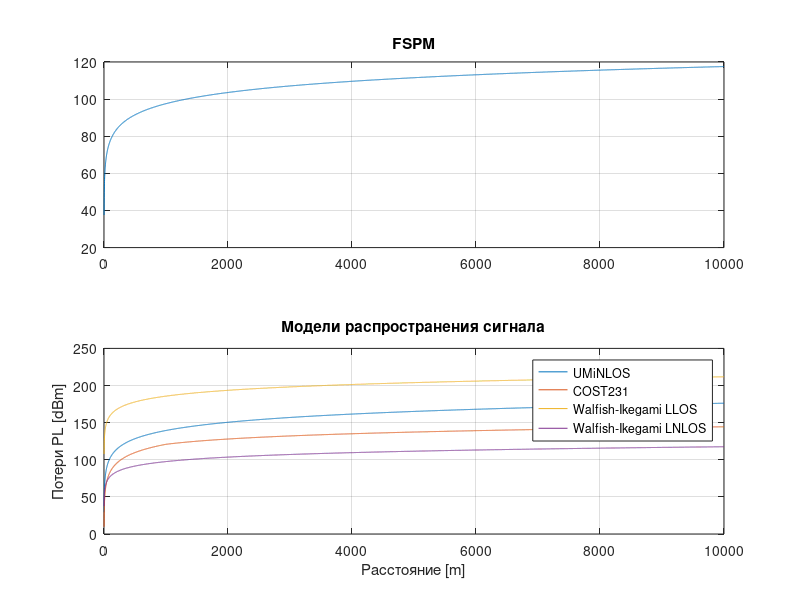
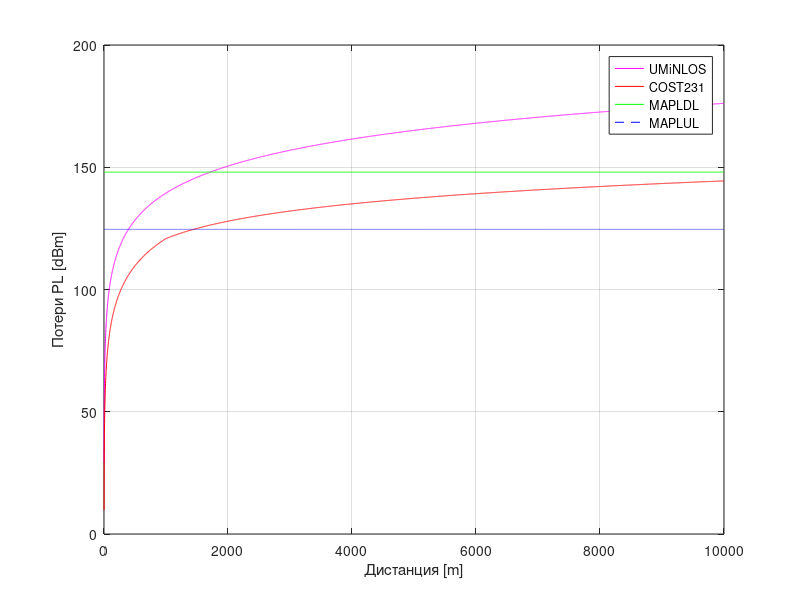

Here is the MATLAB script that generated these plots, in order: (Note: this script raises an error after producing the figures.)
TXpowerBS = 46; %[dBm]
TXpowerUE = 24; %[dBm]
AntGainBS = 21; %[dBi]
MIMOGain = 3;
FeederLoss = 2;
IM = 1; %[dB]
PenetrationM = 15;
f_Hz = 1.8e9; %[Hz]
f_MHz = 1800; %[MHz]
f_GHz = 1.8; %[GHz]
f_UL = 10e6; 
f_DL = 20e6; 
c = 3e8; %[m/s]
d = 0:1:9999; %[m]
A = 46.3;
B = 33.9;
hBS = 150; %[m]
hms = 10; %[m]
S = 100;
S_femto = 4;

%Рассчёт модели COST231
a = 3.2 * power(log10(11.75 * hms), 2) - 4.97;
Lclutter = 3;
%s = 1;
s = 47.88 + 13.9 * log10(f_MHz) - (13.9 * log10(hBS)/log10(50));

for x = 1:1:length(d)-1
    if x < 1000
        s (end + 1) = (47.88 + 13.9 * log10(f_MHz) - 13.9 * log10(hBS))/log10(50); %Для d < 1km
    else 
        s (end + 1) = 44.9 - 6.55 * log10(f_MHz); %Для d >= 1km
    end
end


COST231_PL = A + B * log10(f_MHz) - 13.82 * log10(hBS) - a + s .* log10(d/1000) + Lclutter;

%Рассчёт модели FSPM
FSPM_PL = 20 * log10((4 * pi * f_Hz * d)/c);

%Рассчёт модели UMiNLOS
UMiNLOS_PL = 26 * log10(f_GHz) + 22.7 + 36.7 * log10(d);

%Рассчёт Walfish-Ikegami LLOS и Walfish-Ikegami LNLOS
delta_h = 250;

L1_1 = 0;
b = 15; %Среднее расстояние между зданиями
w = 20; %Средняя ширина улиц

ka = 54 - 0.8 * ((hBS/1000) - delta_h) * 1/0.5;
for g = 1/1000:1/1000:(length(d)-1)/1000
    if g <= 0.5
        ka(end + 1) = 54 - 0.8 * (hBS/1000 - delta_h/1000) * g/0.5; %hBS <= delta_h and d <= 0.5
    else
        ka(end + 1) = 54 - 0.8 * (hBS/1000 - delta_h/1000);
    end
end

fi = 45;
kd = 19 - 15 * (hBS/1000 - delta_h)/delta_h; %hBS <= delta_h

kf = -4 + 0.7 * ((f_MHz/925)-1);
LLOS = 42.6 + 20 * log10(f_MHz) + 26 * log10(d);
L0 = 32.44 + 20 * log10(f_MHz) + 20 * log10(d/1000);
L1 = L1_1 + ka + kd * log10(d) + kf * log10(f_MHz) - 9 * log10(b);
L2 = -16.9 - 10 * log10(w) + 10 * log10(f_MHz) + 20 * log10(delta_h/1000 - hms/1000) - 10 + 0.354 * fi;

L3 = L1 + L2;

if L1 + L2 > 0
    LNLOS = L0 + L1 + L2;
else
    LNLOS = L0;
end

figure(1);
subplot(2, 1, 1);
plot(d, FSPM_PL);
title('FSPM');
grid();
subplot(2, 1, 2);
plot(d, UMiNLOS_PL, d, COST231_PL, d, LLOS, d, LNLOS);
title('Модели распространения сигнала');
%plot(d, FSPM_PL, d, LLOS);
%legend('FSPM', 'LLOS');
%plot(d, FSPM_PL, d, LNLOS);
%legend('FSPM', 'LNLOS');
grid();
ylabel('Потери PL [dBm]')
xlabel('Расстояние [m]')
legend('UMiNLOS', 'COST231', 'Walfish-Ikegami LLOS', 'Walfish-Ikegami LNLOS');

ThermalNoiseBS = -174 + 10 * log10(f_DL);
RxSensBS = 2.4 + ThermalNoiseBS + 4;
ThermalNoiseUE = -174 + 10 * log10(f_UL);
RxSensUE = 6 + ThermalNoiseUE + 2;

DL_MAPL = (TXpowerBS - FeederLoss + AntGainBS + MIMOGain - IM - PenetrationM - RxSensUE).*ones(1, length(d)); %[dB]
UL_MAPL = (TXpowerUE - FeederLoss + AntGainBS + MIMOGain - PenetrationM - IM - RxSensBS).*ones(1, length(d)); %[dB]

figure(2);
plot(d, UMiNLOS_PL, 'm', d, COST231_PL, 'r', d, DL_MAPL, 'g', d, UL_MAPL, '--b');
legend('UMiNLOS', 'COST231', 'MAPLDL', 'MAPLUL');
grid();
ylabel('Потери PL [dBm]');
xlabel('Дистанция [m]')

%Рассчёт радиуса покрытия базовой станции по модели COST231 для макро-сот
BS_Radius_COST = 0;
for z = 1:10:length(COST231_PL)
    if UL_MAPL(z) > COST231_PL(z)
        BS_Radius_COST = z;
    end
end

%Рассчёт радиуса покрытия базовой станции по модели UMiNLOS для фемто-сот
BS_Radius_UMiNLOS = 0;
for z = 1:10:length(UMiNLOS_PL)
    if UL_MAPL(z) > UMiNLOS_PL(z)
        BS_Radius_UMiNLOS = z;
    end
end

BS_S = 1.95 * power(BS_Radius_COST/1000, 2); %Рассчёт площади покрытия макро-сот
BS_S_femto = 1.95 * power(BS_Radius_UMiNLOS/1000, 2); %Рассчёт площади покрытия фемто-сот
result_macro = S/BS_S; %Количество макро-сот для покрытия площади 100кв км
result_femto = S_femto/BS_S_femto; %Количество фемто-сот для покрытия площади 4кв км

%Таблица
BS_column = {'Macro BS'; 'Femto BS'};
Original_S_km2 = [S; S_femto];
Radius_m = [BS_Radius_COST; BS_Radius_UMiNLOS];
BS_square_km = [BS_S; BS_S_femto];
Number_of_BS_rounded = [round(result_macro); round(result_femto)];
T = table(Original_S_km2, Radius_m, BS_square_km, Number_of_BS_rounded, 'RowNames',BS_column);